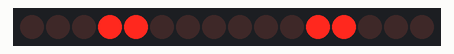
The sketch below on a simulated Arduino Uno, built with avr-gcc and run on an emulated ATmega328P. On the bench: 16 shift-register outputs drawn as a row of LEDs (first output left, lit = HIGH). Wiring (inferred from the names in the program): 2 × shift register (74HC595): data pin 10; shift clock pin 9; latch pin 8. Wiring (inferred from the signals the program sends): row of LEDs: on Q0, Q1, Q2, Q3, Q4, Q5, Q6, Q7, Q8, Q9, Q10, Q11, Q12, Q13, Q14, Q15.

Above: at 0.12 s.
At 1.12 s:
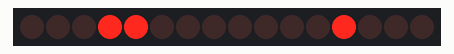
At 1.37 s:
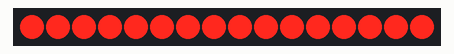
At 2.62 s:
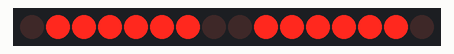
At 4.37 s:
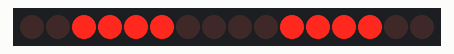
Timing chart, 0 to 4.7 s (numbered marks = the images above):
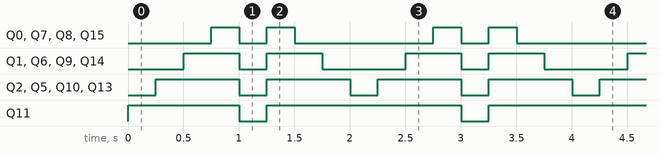

The sketch:

Matrixplaying.ino
```cpp
//Project :
//Author : Joshua Dolgin
//Date  : YYYY/MM//DD
//Status :
//Reference :

uint8_t data = 10;        // DA: SER IN (Serial Input)
uint8_t clk = 9;         // CK: SRCK (Shift Register cloCK)
uint8_t latch = 8;       // LA: RCK (Register Clock)
uint8_t colData [] = {0x18, 0x3C, 0x7E, 0xFF}; // with both colData and rowData = 0x01,
uint8_t rowData [] = {0x18, 0x3C, 0x7E, 0xFF}; //...only the top left LED should light up


void setup() {
  // put your setup code here, to run once:
  Serial.begin(9600);
  pinMode(data, OUTPUT);      //
  pinMode(clk, OUTPUT);       //
  pinMode(latch, OUTPUT);     //
}

void loop() {
  // put your main code here, to run repeatedly:
  for (uint8_t j = 0; j < sizeof(colData); j++) {
    digitalWrite(latch, LOW);
    shiftOut(data, clk, LSBFIRST, colData[j]);
    shiftOut(data, clk, LSBFIRST, rowData[j]);
    digitalWrite(latch, HIGH);
    delay(250);
  }
  for (uint8_t i = sizeof(colData); i > 0; i--) {
    digitalWrite(latch, LOW);
    shiftOut(data, clk, LSBFIRST, colData[i]);
    shiftOut(data, clk, LSBFIRST, rowData[i]);
    digitalWrite(latch, HIGH);
    delay(250);
  }
}
```

Measured:
- by itself, Q0, Q7, Q8, Q15: repeats every 2.0 s: LOW 0.25 s, HIGH 0.25 s, LOW 1.3 s, HIGH 0.25 s
- by itself, Q1, Q6, Q9, Q14: repeats every 2.0 s: LOW 0.25 s, HIGH 0.50 s, LOW 0.75 s, HIGH 0.50 s
- by itself, Q2, Q5, Q10, Q13: alternates HIGH for 0.75 s and LOW for 0.25 s
- by itself, Q11: repeats every 2.0 s: LOW 0.25 s, HIGH 1.8 s
